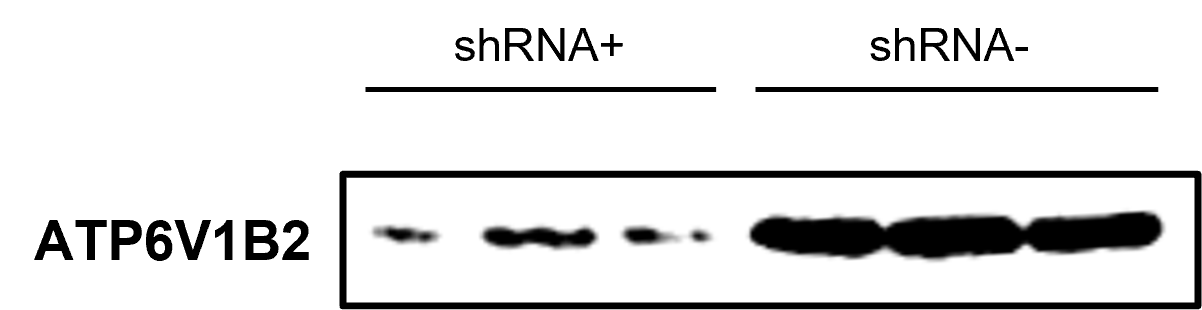
#> input picture figures/HL-60.png, 1202 x 310 px
$ python combine_wb_panels.py
#> lines starting #> are read from the running program, lines starting #| are printed output that depends on the picture
from pathlib import Path

from PIL import Image, ImageDraw, ImageFont


ROOT = Path(__file__).resolve().parents[1]
FIG_DIR = ROOT / "figures"

INPUTS = [
    ("(a) HL-60", FIG_DIR / "HL-60.png"),
    ("(b) 293T", FIG_DIR / "293T.png"),
]
OUTPUT = FIG_DIR / "WB_combined.png"


def load_font(size: int) -> ImageFont.FreeTypeFont | ImageFont.ImageFont:
    candidates = [
        "/System/Library/Fonts/Supplemental/Arial.ttf",
        "/System/Library/Fonts/Supplemental/Helvetica.ttc",
        "/Library/Fonts/Arial.ttf",
    ]
    for candidate in candidates:
        path = Path(candidate)
        if path.exists():
            return ImageFont.truetype(str(path), size=size)
    return ImageFont.load_default()


def main() -> None:
    images = [(label, Image.open(path).convert("RGB")) for label, path in INPUTS]
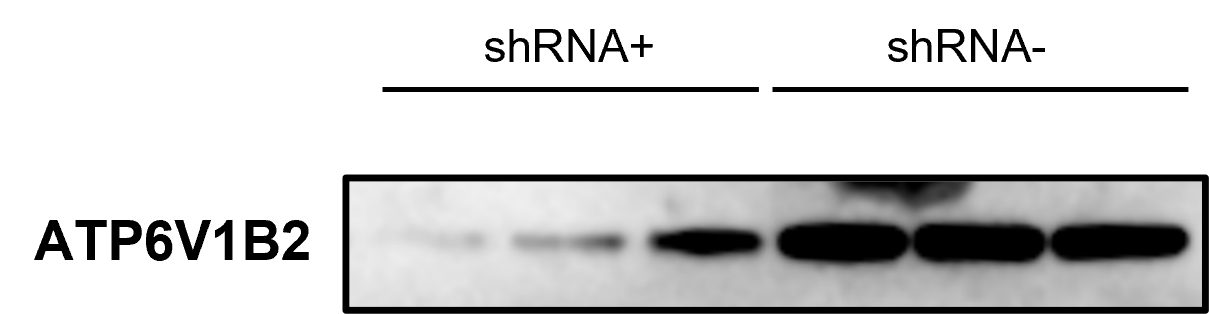
#> input picture figures/293T.png, 1209 x 314 px
#> images = 2 items

    panel_width = max(image.width for _, image in images)
#> panel_width = 1209
    panel_height = max(image.height for _, image in images)
#> panel_height = 314
    margin = 48
    gap = 36
    label_height = 52

    canvas_width = margin * 2 + panel_width * len(images) + gap * (len(images) - 1)
#> canvas_width = 2550
    canvas_height = margin * 2 + label_height + panel_height
#> canvas_height = 462

    canvas = Image.new("RGB", (canvas_width, canvas_height), "white")
#> canvas: PIL image 2550x462 RGB; every value is 255
    draw = ImageDraw.Draw(canvas)
    font = load_font(28)

    x = margin
    for label, image in images:
        y = margin + label_height
        offset_x = x + (panel_width - image.width) // 2
        offset_y = y + (panel_height - image.height) // 2
        canvas.paste(image, (offset_x, offset_y))
        draw.text((x, margin), label, fill="black", font=font)
        x += panel_width + gap
#> this loop made 2 passes
#> (label, y, offset_x, offset_y, x) on passes 1 to 2: ('(a) HL-60', 100, 51, 102, 1293), ('(b) 293T', 100, 1293, 100, 2538)
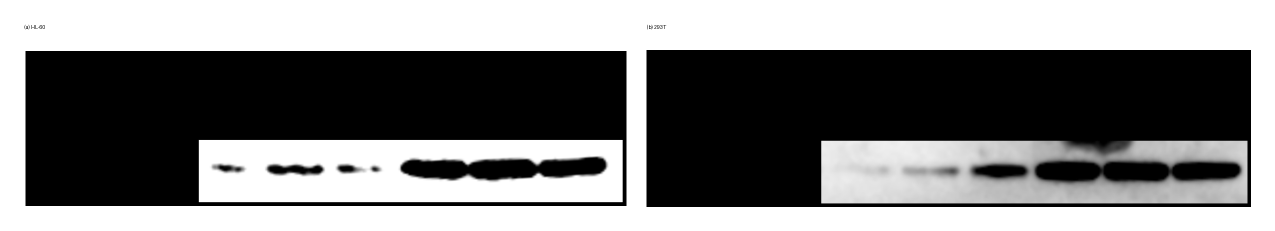
#> canvas: PIL image 2550x462 RGB (shown at 1/2 size); min 0, max 255, mean 126
#> after the loop, x = 2538

    OUTPUT.parent.mkdir(parents=True, exist_ok=True)
    canvas.save(OUTPUT, quality=100)
    print(f"Saved {OUTPUT}")


if __name__ == "__main__":
    main()
